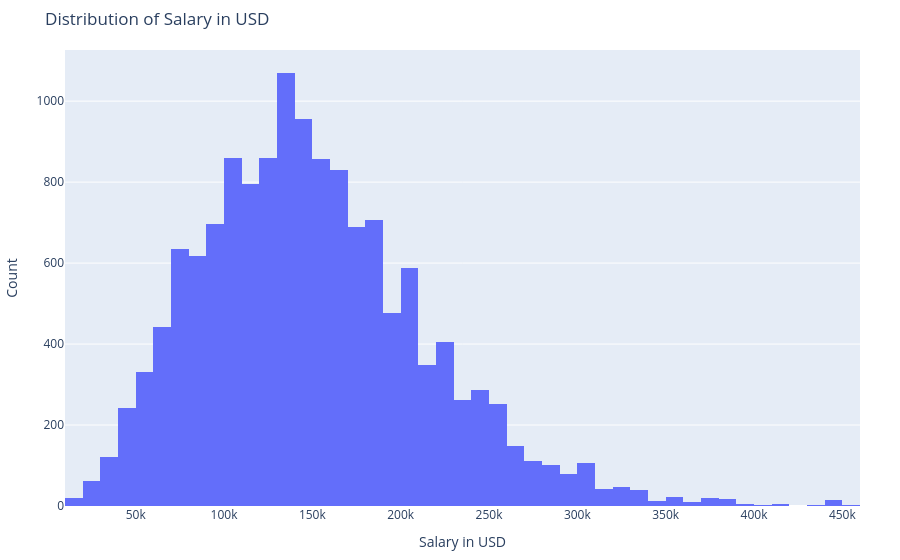

Notebook code for this chart:
### Code cell
import plotly.express as px
import plotly.io as pio
import pandas as pd # Assuming jobdata is a pandas DataFrame

# --- 1. PLOTLY RENDERER SETUP (CRITICAL FOR QUARTO) ---
# This ensures the output is a self-contained HTML/MIME type 
# that Quarto can read and embed during the render process.
pio.renderers.default = 'plotly_mimetype+jupyterlab' 
# 'jupyterlab' is a reliable fallback for VS Code/Jupyter environments.

# --- 2. HISTOGRAM CODE ---

# Assuming 'jobdata' is the pandas DataFrame and is already loaded

# Create the histogram
fig = px.histogram(
    jobdata,
    x='salary_in_usd',
    nbins=50,  # Sets the number of bins
    title='Distribution of Salary in USD'
)

# Update axis titles and layout
fig.update_layout(
    xaxis_title='Salary in USD',
    yaxis_title='Count',
    margin=dict(l=40, r=40, t=50, b=40)
)

fig.show() # The fig.show() command outputs the configured MIME type

### Figure 1 — Plotly figure (JSON) as saved in the notebook; plotly's stock layout.template omitted (floating-point values rounded to 4 significant figures; data arrays with more than 128 entries replaced by an {"elided": "..."} marker saying what was removed)
{"data": [{"bingroup": "x", "hovertemplate": "salary_in_usd=%{x}<br>count=%{y}<extra></extra>", "legendgroup": "", "marker": {"color": "#636efa", "pattern": {"shape": ""}}, "name": "", "nbinsx": 50, "orientation": "v", "showlegend": false, "type": "histogram", "x": {"elided": "14199 int values"}, "xaxis": "x", "yaxis": "y"}], "layout": {"barmode": "relative", "legend": {"tracegroupgap": 0}, "margin": {"b": 40, "l": 40, "r": 40, "t": 50}, "title": {"text": "Distribution of Salary in USD"}, "xaxis": {"anchor": "y", "domain": [0, 1], "title": {"text": "Salary in USD"}}, "yaxis": {"anchor": "x", "domain": [0, 1], "title": {"text": "Count"}}}}
